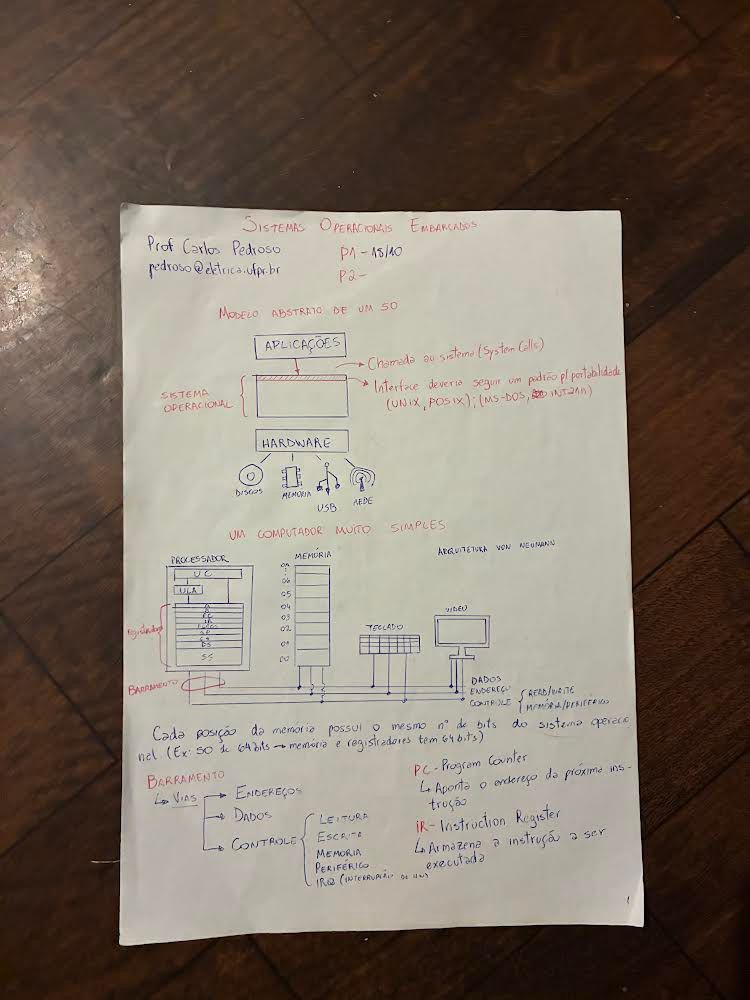
#> input picture transformacao-perspectiva/imagem.jpeg, 750 x 1000 px
$ jupyter execute t3.ipynb   (shell and % lines are left out)
#> lines starting #> are read from the running program, lines starting #| are printed output that depends on the picture; after the words box and inside, x2 and y2 are one past the last pixel; in counts of white or black regions, pixels touching at a corner belong together
# Transformação de Perspectiva com OpenCV
Este notebook realiza uma transformação de perspectiva em uma imagem fornecida. Basta definir o nome da imagem no código.

[cell 1]

import cv2
import numpy as np
from matplotlib import pyplot as plt

def transformar_perspectiva():
    caminho = 'imagem.jpeg'
    img = cv2.imread(caminho)
#> img is the input picture: shape (1000, 750, 3); mean B, G, R 101.2, 112.8, 124.7

    if img is None:
        print("Erro ao carregar a imagem. Verifique o nome e o caminho do arquivo.")
        return

    img = cv2.resize(img, (800, 1000))
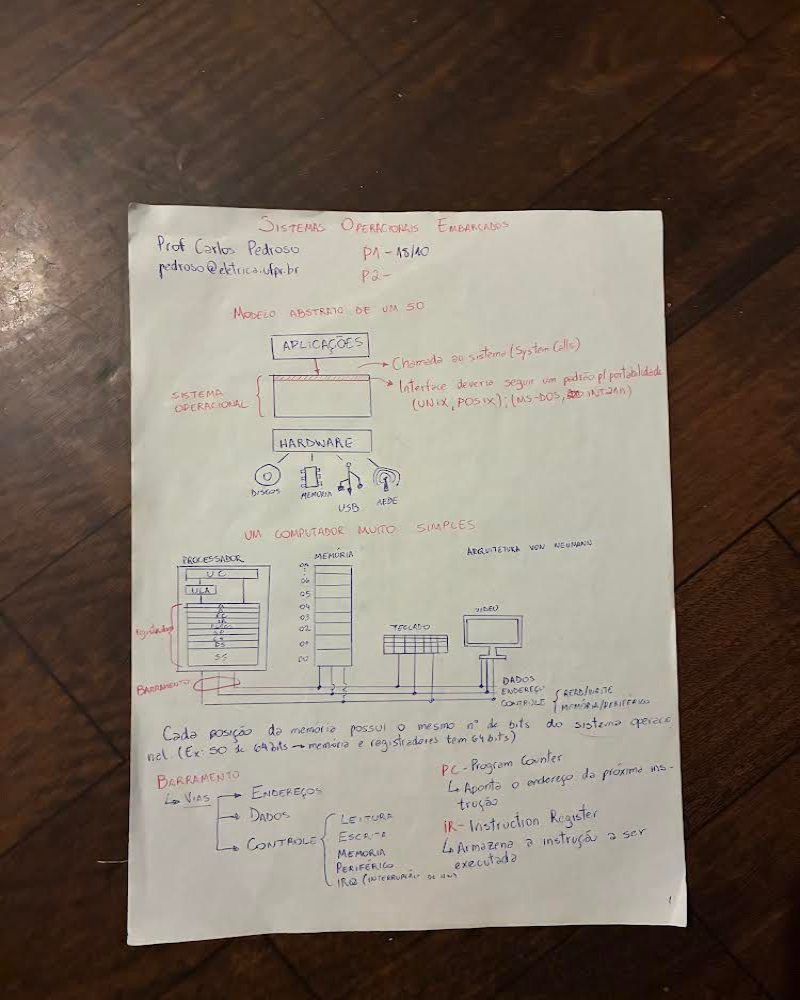
#> img: shape (1000, 800, 3); mean B, G, R 101.2, 112.8, 124.7
    original = img.copy()

    cinza = cv2.cvtColor(img, cv2.COLOR_BGR2GRAY)
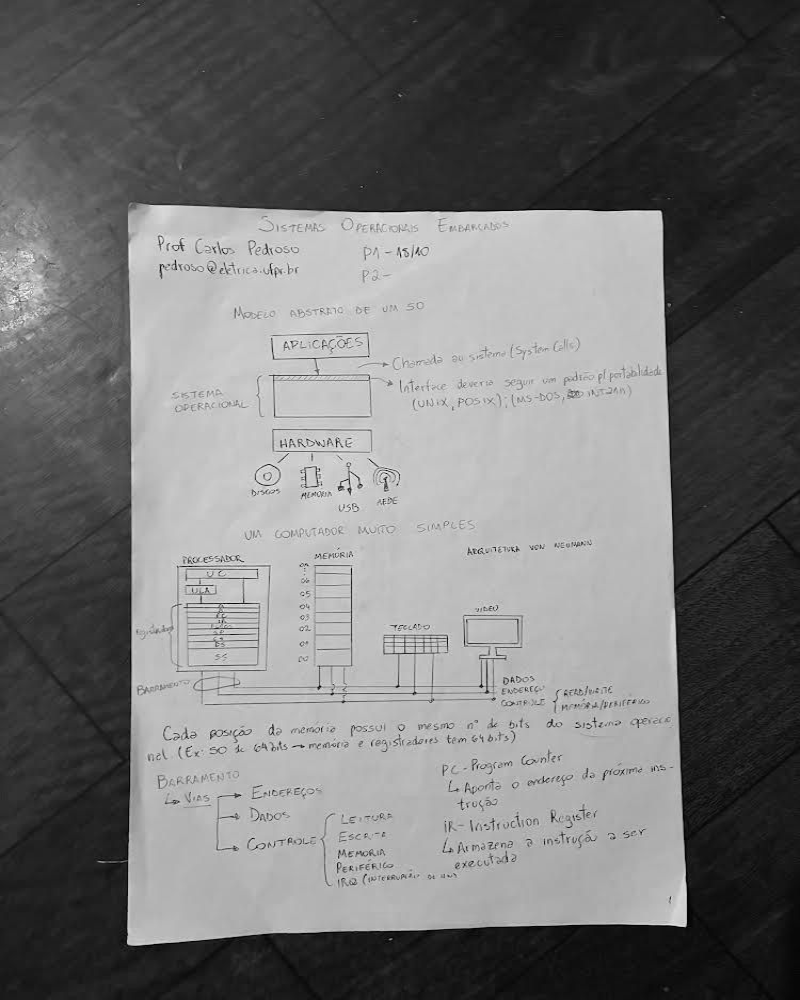
#> cinza: shape (1000, 800); min 1, max 249, mean 115
    cinza = cv2.GaussianBlur(cinza, (5, 5), 0)

    bordas = cv2.Canny(cinza, 50, 150)
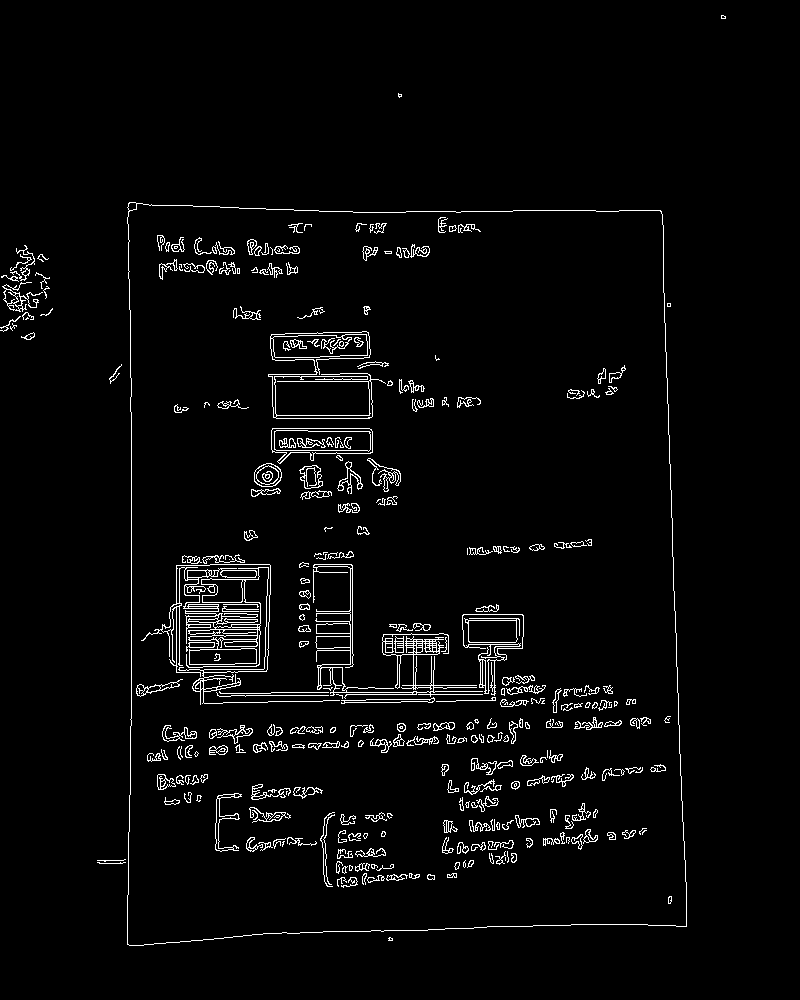
#> bordas: shape (1000, 800); 3.2% white in thin lines or dots, all inside (x1, y1, x2, y2) = (0, 15, 726, 946)
    plt.imshow(bordas, cmap='gray')
    plt.title("Bordas detectadas")
    plt.axis('off')
    plt.show()

    contornos, _ = cv2.findContours(bordas.copy(), cv2.RETR_LIST, cv2.CHAIN_APPROX_SIMPLE)
#> contornos = 738 contours, 413 with area under 20; largest, box (x1, y1, x2, y2) and area: (127, 202, 687, 946) 392133, (127, 203, 687, 946) 392068, (141, 564, 340, 705) 6762, (176, 564, 271, 673) 2614, (271, 428, 373, 464) 2544
    contornos = sorted(contornos, key=cv2.contourArea, reverse=True)[:5]
#> contornos = 5 contours; box (x1, y1, x2, y2) and area: (127, 202, 687, 946) 392133, (127, 203, 687, 946) 392068, (141, 564, 340, 705) 6762, (176, 564, 271, 673) 2614, (271, 428, 373, 464) 2544

    for cnt in contornos:
        perimetro = cv2.arcLength(cnt, True)
        aprox = cv2.approxPolyDP(cnt, 0.02 * perimetro, True)
        if len(aprox) == 4:
            cantos = aprox.reshape(4, 2)
            break
    else:
        print("Não foi possível encontrar 4 cantos.")
        return
#> this loop made 1 pass

    temp = original.copy()
    cv2.drawContours(temp, [aprox], -1, (0, 0, 255), 3)
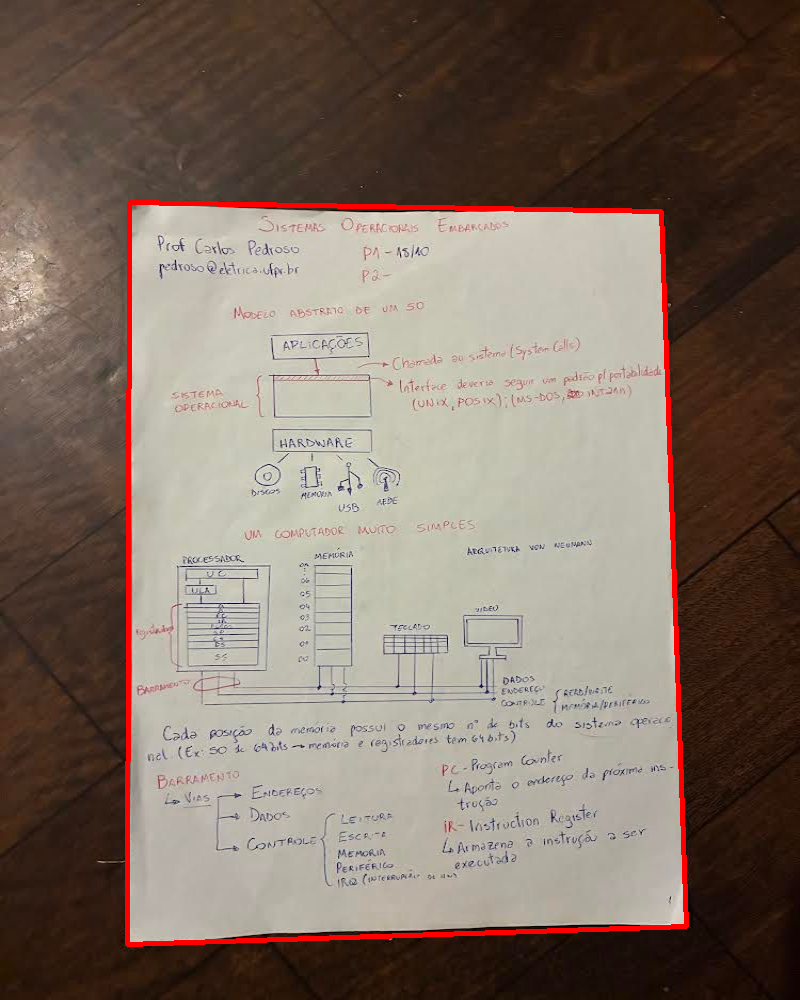
#> temp: shape (1000, 800, 3); 1.59% of pixels changed, all inside (x1, y1, x2, y2) = (125, 200, 689, 947)
    plt.imshow(cv2.cvtColor(temp, cv2.COLOR_BGR2RGB))
    plt.title("Contorno Detectado")
    plt.axis('off')
    plt.show()

    cantos = sorted(cantos, key=lambda x: x[0])
#> cantos = [[127, 944], [129, 202], [661, 211], [686, 926]]
    esquerda = sorted(cantos[:2], key=lambda x: x[1])
#> esquerda = [[129, 202], [127, 944]]
    direita = sorted(cantos[2:], key=lambda x: x[1])
#> direita = [[661, 211], [686, 926]]
    cantos_ordenados = np.array([esquerda[0], direita[0], direita[1], esquerda[1]])
#> cantos_ordenados = [[129, 202], [661, 211], [686, 926], [127, 944]]

    largura, altura = 800, 1000
    destino = np.array([[0,0], [largura,0], [largura,altura], [0,altura]], dtype=np.float32)

    M = cv2.getPerspectiveTransform(cantos_ordenados.astype(np.float32), destino)
#> M = [[1.46, 0.00393, -189], [-0.0241, 1.43, -285], [-6.78e-05, 7.1e-05, 1]]
    resultado = cv2.warpPerspective(original, M, (largura, altura))
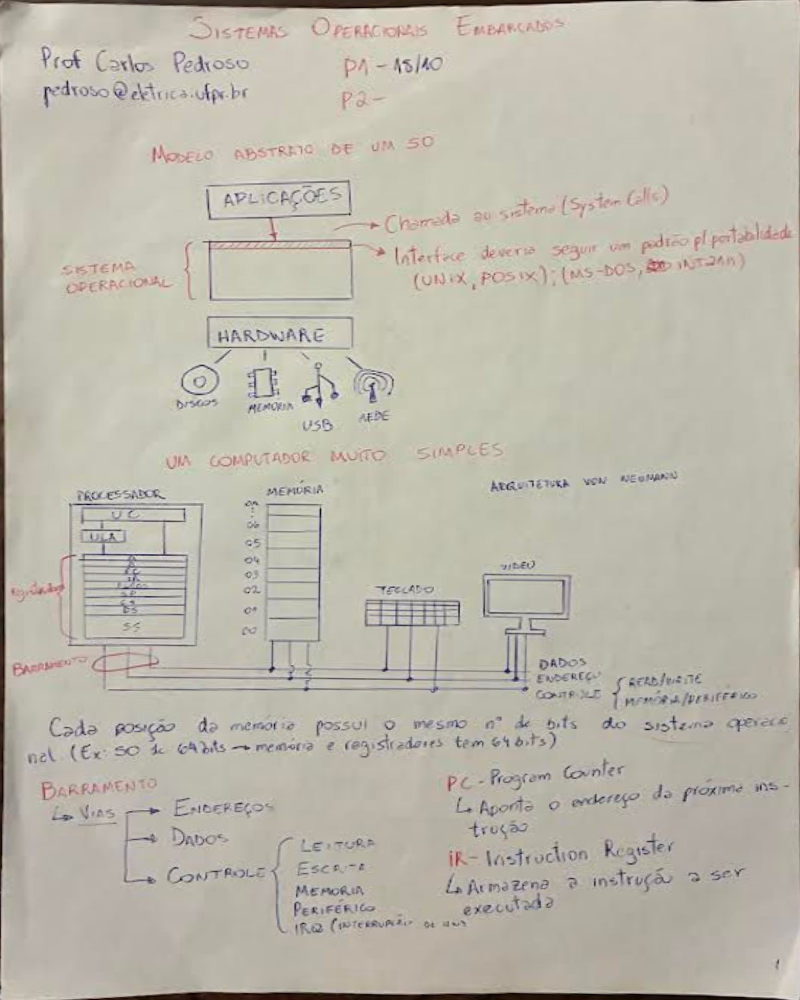
#> resultado: shape (1000, 800, 3); mean B, G, R 171.7, 183.6, 187.8

    plt.figure(figsize=(12,6))
    plt.subplot(121)
    plt.imshow(cv2.cvtColor(original, cv2.COLOR_BGR2RGB))
    plt.title("Imagem Original")
    plt.axis('off')

    plt.subplot(122)
    plt.imshow(cv2.cvtColor(resultado, cv2.COLOR_BGR2RGB))
    plt.title("Imagem Transformada")
    plt.axis('off')

    plt.show()
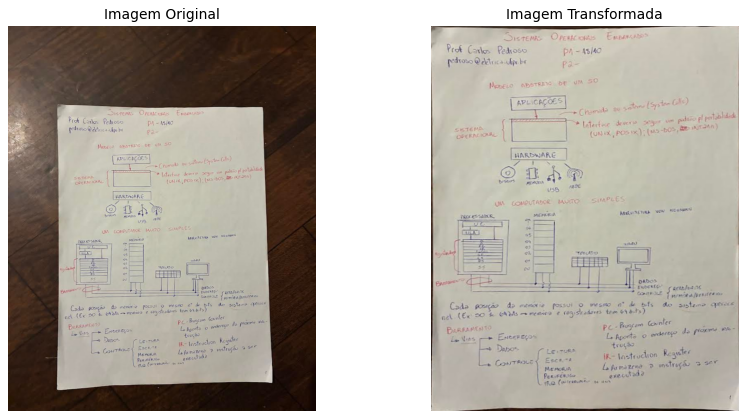
#> figure drawn by matplotlib, 2 panels
